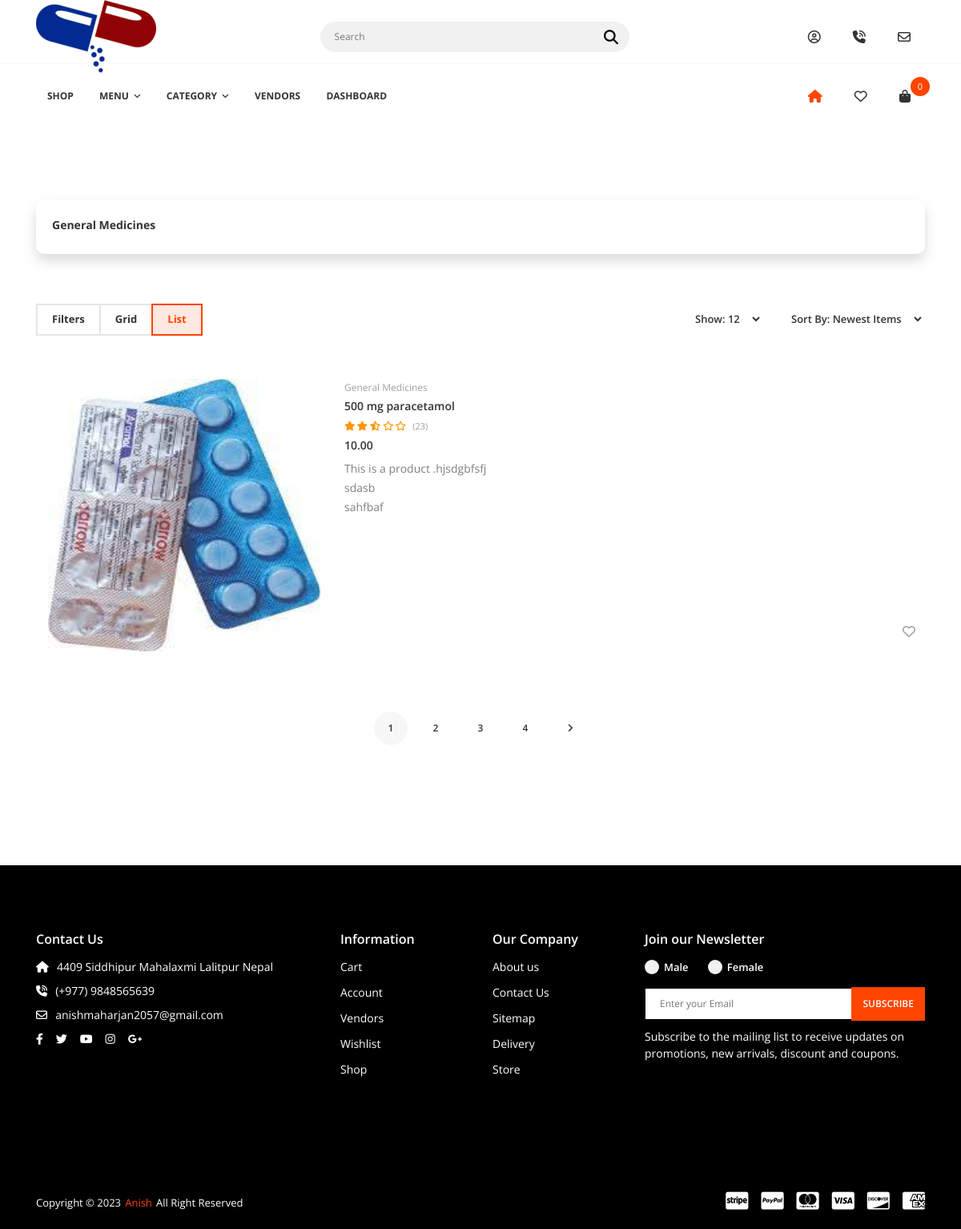
Screenshot of /subcategory/subcat2242eg2gdd/ with the database file from the repository.
### core/models.py (models this page shows, shortened)
class SubCategory(models.Model):
    scid = ShortUUIDField(unique=True, length=10, max_length=20, prefix="subcat", alphabet="abcdefgh12345")
    user= models.ForeignKey(User, on_delete= models.SET_NULL, null=True)
    category= models.ForeignKey(Category, on_delete= models.SET_NULL, null=True)
    title = models.CharField(max_length=100, default="General Medicines")
    image = models.ImageField(upload_to=user_directory_path, default="subcategory.jpg")
    description = RichTextUploadingField(null=True, blank=True, default="This is a sub category")
    class Meta:
        verbose_name_plural = "Sub-Categories"

class Product(models.Model):
    user= models.ForeignKey(User, on_delete= models.SET_NULL, null=True)
    category= models.ForeignKey(Category, on_delete= models.SET_NULL, null=True, related_name="category")
    subcategory= models.ForeignKey(SubCategory, on_delete= models.SET_NULL, null=True, related_name="subcategory")
    listcategory= models.ForeignKey(ListCategory, on_delete= models.SET_NULL, null=True, related_name="listcategory")
    vendor= models.ForeignKey(Vendor, on_delete= models.SET_NULL, null=True, related_name="vendor")
    pid = ShortUUIDField(unique=True, length=10, max_length=20, prefix="pro", alphabet="abcdefgh12345")
    title = models.CharField(max_length=100, default="Brand New Fit Band")
    image = models.ImageField(upload_to=user_directory_path, default="product.jpg")
    description = RichTextUploadingField(null=True, blank=True, default="This is a product")
    short_description = models.TextField(null=True, blank=True, default="This is a short product des")
    stock_count = models.CharField(max_length=100, default="20", null= True, blank=True)
    life = models.CharField(max_length=100, default="100 days", null=True, blank=True)
    mfd= models.DateTimeField(auto_now_add=False, null=True, blank=True)
    price = models.DecimalField(max_digits=999999999999, decimal_places=2, default="1.99")
    old_price = models.DecimalField(max_digits=999999999999, decimal_places=2, default="2.99")
    tag =  TaggableManager( blank=True)
    product_status= models.CharField(choices=STATUS, max_length=10 , default="in_review")
    status = models.BooleanField(default=True)
    in_stock= models.BooleanField(default=True)
    featured= models.BooleanField(default=False)
    digital= models.BooleanField(default=False)
    sku = ShortUUIDField(unique=True, length=5, max_length=10, prefix="sku", alphabet="1234567890")
    date = models.DateTimeField(auto_now_add=True)
    updated = models.DateTimeField(null=True, blank=True)
    class Meta:
        verbose_name_plural = "Products"

### core/views.py (the view)
# urls.py: path('subcategory/<scid>/', subcategory_product_list_view, name="subcategory-product-list"),
def subcategory_product_list_view(request, scid):
    subcategory = SubCategory.objects.get(scid = scid)
    category= Category.objects.all()
    products = Product.objects.filter(product_status= "published", subcategory=subcategory)
    context = {
        "subcategory": subcategory,
        "products": products,
        "category": category,
    }
    return render(request, "core/subcategory-product-list.html", context)

### core/context_processor.py (called while the page is built)
def default(request):
    categories = Category.objects.all()
    subcategories = SubCategory.objects.all()
    listcategories = ListCategory.objects.all()
    products = Product.objects.all()
    try:
        address = Address.objects.get(user= request.user)
    except:
        address=None
    return{
        'categories': categories,
        'subcategories': subcategories,
        'listcategories': listcategories,
        'address': address,
        'products': products,
    }

### templates/core/subcategory-product-list.html (shortened to what this page needs)
{% extends 'partials/base.html' %}
{% load static %}
{% block content %}
        <div class="app-content">
            <div class="u-s-p-y-90">
                <div class="container">
                    <div class="row">
                        <div class="col-lg-12">
                            <div class="shop-p">
                                <div class="shop-p__toolbar u-s-m-b-30">
                                    <div class="shop-p__meta-wrap u-s-m-b-60">
                                        <span class="shop-p__meta-text-1">{{subcategory.title}}</span>
                                    </div>
                                    <div class="shop-p__tool-style">
                                        <div class="tool-style__group u-s-m-b-8">
                                            <span class="js-shop-filter-target" data-side="#side-filter">Filters</span>
                                            <span class="js-shop-grid-target">Grid</span>
                                            <span class="js-shop-list-target is-active">List</span></div>
                                        <form>
                                            <div class="tool-style__form-wrap">
                                                <div class="u-s-m-b-8"><select class="select-box select-box--transparent-b-2">
                                                        <option selected>Show: 12</option>
                                                    </select></div>
                                                <div class="u-s-m-b-8"><select class="select-box select-box--transparent-b-2">
                                                        <option selected>Sort By: Newest Items</option>
                                                    </select></div>
                                            </div>
                                        </form>
                                    </div>
                                </div>
                                <div class="shop-p__collection">
                                    <div class="row is-list-active">
                                        {% for p in products %}
                                            <div class="col-lg-3 col-md-4 col-sm-6">
                                                <div class="product-m">
                                                    <div class="product-m__thumb">
                                                        <a class="aspect aspect--bg-grey aspect--square u-d-block" href="{% url 'core:product-detail' p.pid %}">
                                                            <img class="aspect__img" src="{{p.image.url}}" alt=""></a>
                                                    </div>
                                                    <div class="product-m__content">
                                                        <div class="product-m__category">
                                                            <a href="shop-side-version-2.html">{{subcategory.title}}</a></div>
                                                        <div class="product-m__name">
                                                            <a href="product-detail.html">{{p.title}}</a></div>
                                                        <div class="product-m__rating gl-rating-style"><i class="fas fa-star"></i><i class="fas fa-star"></i><i class="fas fa-star-half-alt"></i><i class="far fa-star"></i><i class="far fa-star"></i>
                                                            <span class="product-m__review">(23)</span></div>
                                                        <div class="product-m__price current-product-price">{{p.price}}</div>
                                                        <div class="product-m__hover">
                                                            <div class="product-m__preview-description">
                                                                <span>{{p.description | truncatewords:50 |safe }}</span></div>
                                                            <div class="product-m__wishlist">
                                                                <a class="far fa-heart" href="#" data-tooltip="tooltip" data-placement="top" title="Add to Wishlist"></a></div>
                                                        </div>
                                                    </div>
                                                </div>
                                            </div>
                                        {% endfor %}
                                    </div>
                                </div>
                                <div class="u-s-p-y-60">
                                    <ul class="shop-p__pagination">
                                        <li class="is-active">
                                            <a href="shop-list-full.html">1</a></li>
                                        <li>
                                            <a href="shop-list-full.html">2</a></li>
                                        <li>
                                            <a href="shop-list-full.html">3</a></li>
                                        <li>
                                            <a href="shop-list-full.html">4</a></li>
                                        <li>
                                            <a class="fas fa-angle-right" href="shop-list-full.html"></a></li>
                                    </ul>
                                </div>
                            </div>
                        </div>
                    </div>
                </div>
            </div>
        </div>
        {% endblock content %}

### rows the page displays
SubCategory: title "General Medicines"
Product: image (picture), title "500 mg paracetamol", price "10.00", description "This is a product .hjsdgbfsfj sdasb sahfbaf"

### other values shown
{{ request.session.cart_data_obj|length }} "0"
